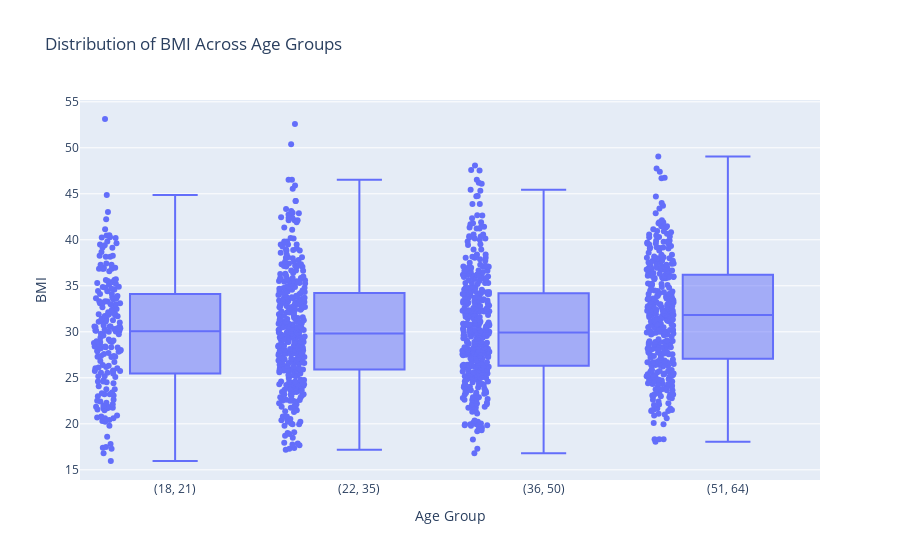

Write notebook code for a chart like this one.
### Markdown cell above
#### 2. B. What is the distribution of BMI across different age groups?

### Code cell
age_group_data = {ages[0]: [], ages[1]: [], ages[2]: [], ages[3]: []}
ages_0 = [i for i in range(ages[0][0], ages[0][1]+1)]
ages_1 = [i for i in range(ages[1][0], ages[1][1]+1)]
ages_2 = [i for i in range(ages[2][0], ages[2][1]+1)]
ages_3 = [i for i in range(ages[3][0], ages[3][1]+1)]

for data in data_list:
    current_age = int(data["age"])
    if current_age in ages_0:
        age_group_data[ages[0]].append(data)
    elif current_age in ages_1:
        age_group_data[ages[1]].append(data)
    elif current_age in ages_2:
        age_group_data[ages[2]].append(data)
    elif current_age in ages_3:
        age_group_data[ages[3]].append(data)

age_group_data_flat = []
for data in data_list:
    current_age = int(data["age"])
    if current_age in ages_0:
        age_group_data_flat.append({"Age Group": str(ages[0]), "BMI": float(data["bmi"])})
    elif current_age in ages_1:
        age_group_data_flat.append({"Age Group": str(ages[1]), "BMI": float(data["bmi"])})
    elif current_age in ages_2:
        age_group_data_flat.append({"Age Group": str(ages[2]), "BMI": float(data["bmi"])})
    elif current_age in ages_3:
        age_group_data_flat.append({"Age Group": str(ages[3]), "BMI": float(data["bmi"])})
# print(age_group_data_flat)

import pandas as pd
import plotly.express as px

# Create a DataFrame
df = pd.DataFrame(age_group_data_flat)

# Create a box plot to visualize BMI distribution across age groups
fig = px.box(df, x='Age Group', y='BMI', points='all',
             labels={'Age Group': 'Age Group', 'BMI': 'BMI'},
             title='Distribution of BMI Across Age Groups')

# Show the plot
fig.show()

### Figure 1 — Plotly figure (JSON) as saved in the notebook; plotly's stock layout.template omitted (floating-point values rounded to 4 significant figures; data arrays with more than 128 entries replaced by an {"elided": "..."} marker saying what was removed)
{"data": [{"alignmentgroup": "True", "boxpoints": "all", "hovertemplate": "Age Group=%{x}<br>BMI=%{y}<extra></extra>", "legendgroup": "", "marker": {"color": "#636efa"}, "name": "", "notched": false, "offsetgroup": "", "orientation": "v", "showlegend": false, "type": "box", "x": {"elided": "1338 str values"}, "x0": " ", "xaxis": "x", "y": {"elided": "1338 float values"}, "y0": " ", "yaxis": "y"}], "layout": {"boxmode": "group", "legend": {"tracegroupgap": 0}, "title": {"text": "Distribution of BMI Across Age Groups"}, "xaxis": {"anchor": "y", "domain": [0, 1], "title": {"text": "Age Group"}}, "yaxis": {"anchor": "x", "domain": [0, 1], "title": {"text": "BMI"}}}}
